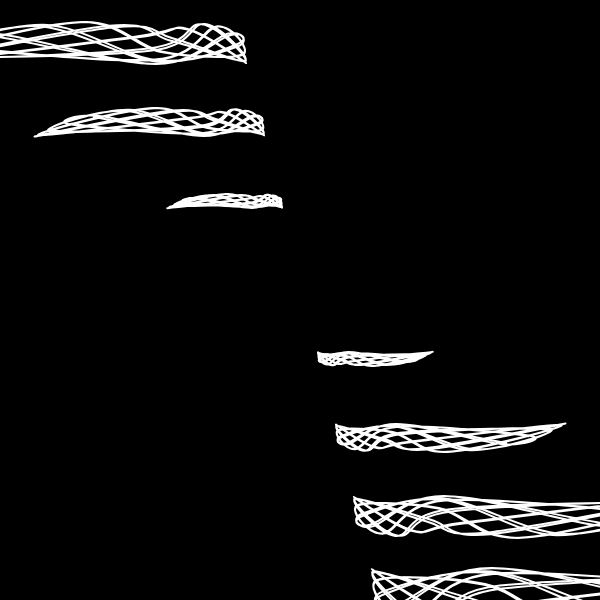
Frame 1 (no input)
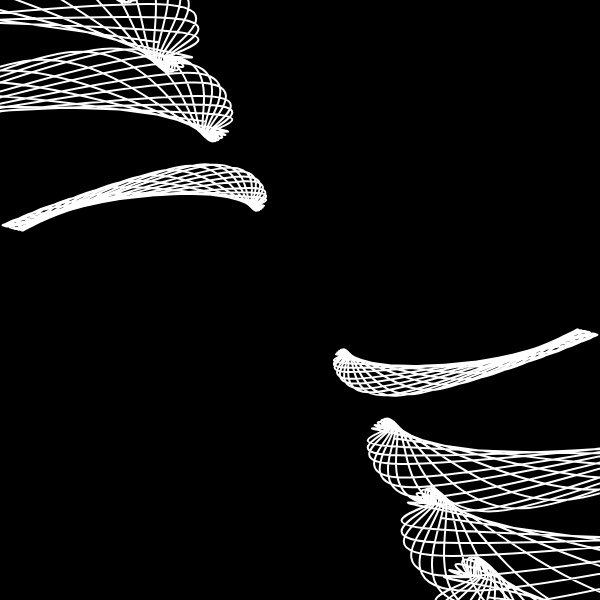
Frame 60 (no input)
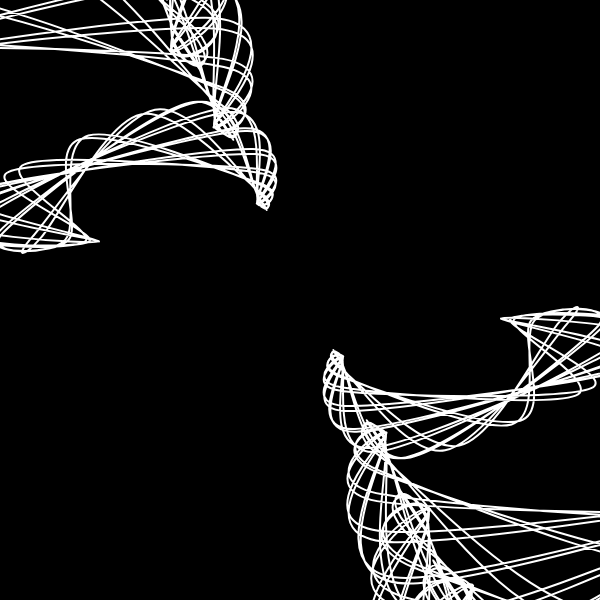
Frame 120 (the mouse pressed at the canvas centre since frame 60)

The p5.js sketch that drew these frames (run headless with seeded random() and noise() and a simulated clock; from frame 60 on, the mouse is pressed at the canvas centre):

// p5.js sketch
// ── sketch.js
//AGemstone
//Original idea by the dot is black

function setup() {
  createCanvas(600, 600);
}

function draw() {
  background(0);
  stroke(255)
  strokeWeight(2)
  noFill()
  let r = height * 0.8;

  for (let j = 0; j < 10; j++) {
  beginShape()
    let nr = (r/(j+1))
    if (j === 5)
      continue
    let t = frameCount
    
    
    nr = (r - j * height * 0.16) / 2
    if (j !== 0)
      for (let i = 45; i >= 0; i--) {
        let ang = 45*sin(t+i) * PI / 90
        let x = ( nr*exp((1-cos(ang+t*PI/180)) *(cos(ang+t*PI/540)) ))
        let y = ( nr*exp((1-cos(ang+t*PI/180)) *(sin(ang+t*PI/540)) ))
        curveVertex(width / 2 + y, height / 1.5 + x - (r/2-nr ) /2)
      }

    endShape()
  }


}
